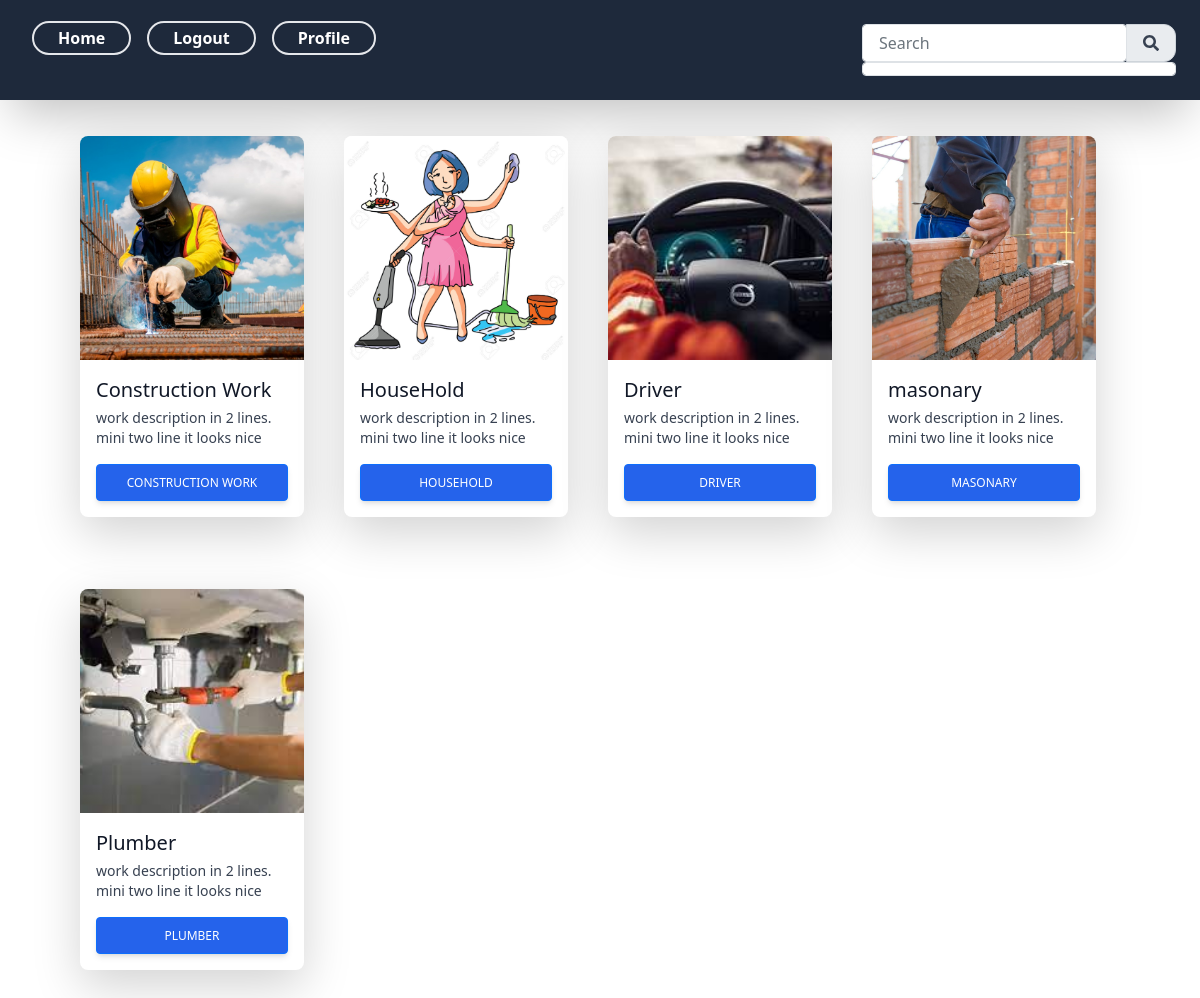
/app1/home/ (signed in), run on the app's committed database.
### app1/models.py (models this page shows)
class WorkType(models.Model):
    TypeOfWork = models.CharField(max_length=50, null=False)
    photo = models.FileField(null=True)
    def __str__(self):
        return self.TypeOfWork

### app1/views.py (the view, shortened to what this page needs)
# urls.py: path('home/', views.home, name="home"),
@login_required(login_url='login')
def home(request):
    ctx = {}
    url_parameter = request.GET.get('q')  # get the parameter which is send
    if url_parameter:
        works = WorkType.objects.filter(TypeOfWork__icontains=url_parameter)
    else:
        works = ""
    ctx["works"] = works
    is_ajax_request = request.headers.get("x-requested-with") == "XMLHttpRequest"
    print(works)
    l1 = []
    obj = WorkType.objects.all() #fetch all the WorkType objects.
    obj1 = Translator()
    out = obj1.translate("How are you", dest="hi")
    for item in obj:
        l1.append(item)
    print("no ajax")
    return render(request, "app1/home.html", {"workss" : l1}) #passing list to html

### app1/templates/app1/home.html (shortened to what this page needs)
<!DOCTYPE html>
{%load static%}
<html lang="en">
<head>
    <link href="https://cdn.jsdelivr.net/npm/bootstrap@5.1.3/dist/css/bootstrap.min.css" rel="stylesheet">
    <script src="https://cdn.tailwindcss.com"></script>
    <script src="https://cdn.tailwindcss.com"></script>
</head>
<body>
    <nav class="bg-slate-800 px-4 py-4 text-white shadow-2xl relative w-full md:flex md:justify-between">
        <ul class="flex">
            <li>
                <a href="{%url 'home'%}" class="align-middle mx-2 cursor-pointer font-sans font-bold border-2 rounded-3xl px-4 py-1 hover:bg-blue-200 hover:text-blue-900 transtion duration-200">Home</a>
            </li>
            <li>
                <a href="{%url 'logout' %}" class="align-middle mx-2 cursor-pointer font-sans font-bold border-2 rounded-3xl px-4 py-1 hover:bg-blue-200 hover:text-blue-900 transtion duration-200">Logout</a>
            </li>
            <li>
                <a href="{%url 'profile'%}" class="align-middle mx-2 cursor-pointer font-sans font-bold border-2 rounded-3xl px-4 py-1 hover:bg-blue-200 hover:text-blue-900 transtion duration-200">Profile</a>
            </li>
        </ul>
        <div class="flex relative items-center">
            <div class=" xl:w-80">
                <div class="input-group relative flex flex-wrap items-stretch w-full rounded">
                <input id="user-input" type="search" class="form-control relative flex-auto min-w-0 block w-full px-3 py-1.5 text-base font-normal text-gray-700 bg-white bg-clip-padding border border-solid border-gray-300 rounded transition ease-in-out m-0 focus:text-gray-700 focus:bg-white focus:border-blue-600 focus:outline-none" placeholder="Search" aria-label="Search" aria-describedby="button-addon2">
                <span id="search-icon" class="input-group-text flex items-center px-3 py-1.5 text-base font-normal text-gray-700 text-center whitespace-nowrap rounded-xl" id="basic-addon2">
                </span>
                </div>
                    <div id="replaceable-content" class="xl:w-80 form-control relative flex-auto min-w-0 block w-full px-3 py-1.5 text-base font-normal text-gray-700 bg-white bg-clip-padding border border-solid border-gray-300 rounded transition ease-in-out m-0 focus:text-gray-700 focus:bg-white focus:border-blue-600 focus:outline-none">
                    </div>
            </div>
        </div>
    </nav>
        <div class="flex  ml-20  flex-wrap ">
            {%for item in workss%}
            <div class="flex-wrap mr-10 rounded-lg shadow-lg bg-white w-1/5 my-9 relative hover: ">
                <img class="rounded-t-lg w-full h-56 object-cover" src="../media/{{item.photo}}"/>
              <div class="p-3">
                <h5 class="text-gray-900 text-xl font-medium mb-1 align-middle">{{item.TypeOfWork}}</h5>
                <p class="text-gray-700 text-sm mb-3">
                  work description in 2 lines.
                  mini two line it looks nice
                </p>
                <a href="{% url 'work' item.id %}" class=" btn btn-primary inline-block w-full py-2.5 bg-blue-600 text-white font-medium text-xs leading-tight uppercase rounded shadow-md hover:bg-blue-700 hover:shadow-lg focus:bg-blue-700 focus:shadow-lg focus:outline-none focus:ring-0 active:bg-blue-800 active:shadow-lg transition duration-150 ease-in-out">{{item}}</a>
              </div>
            </div>
          {%endfor%}
        </div>
</body>
</html>
</body>
</html>

### data on the page
WorkType: photo (picture), TypeOfWork "Construction Work", TypeOfWork "CONSTRUCTION WORK"
WorkType: photo (picture), TypeOfWork "HouseHold", TypeOfWork "HOUSEHOLD"
WorkType: photo (picture), TypeOfWork "Driver", TypeOfWork "DRIVER"
WorkType: photo (picture), TypeOfWork "masonary", TypeOfWork "MASONARY"
WorkType: photo (picture), TypeOfWork "Plumber", TypeOfWork "PLUMBER"
